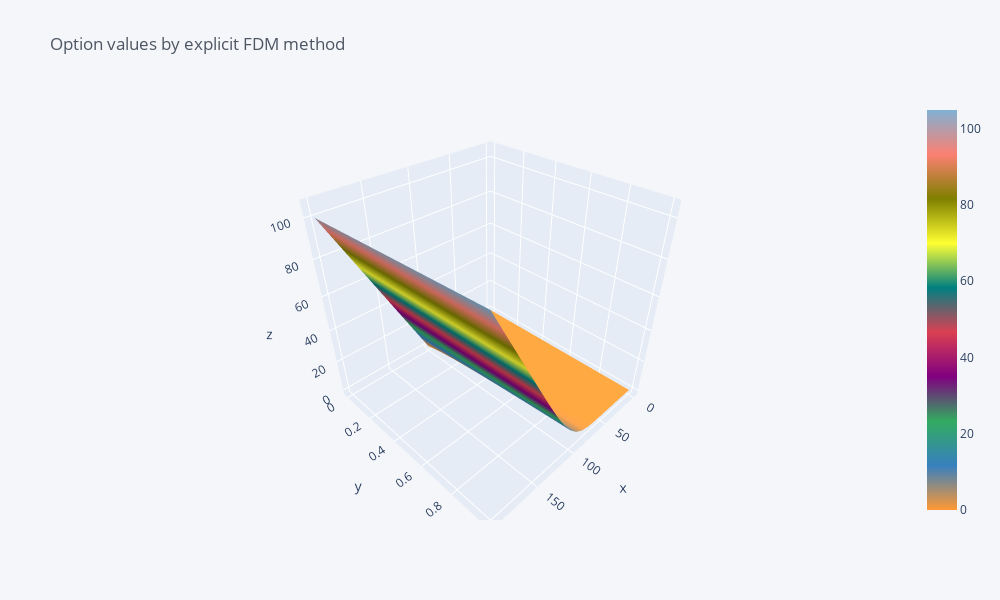

Source (notebook cell):
### Markdown cell above
### Visualizing the payoff

### Code cell
fig = fdm_grid.iplot(kind='surface', title = 'Option values by explicit FDM method', xTitle='Spot', yTitle='Maturity', zTitle='Option value', asFigure=True)
fig.show()

### Figure 1 — Plotly figure (JSON) as saved in the notebook; plotly's stock layout.template omitted (floating-point values rounded to 4 significant figures; data arrays with more than 128 entries replaced by an {"elided": "..."} marker saying what was removed)
{"data": [{"colorscale": [[0, "rgb(255, 153, 51)"], [0.1111, "rgb(55, 128, 191)"], [0.2222, "rgb(50, 171, 96)"], [0.3333, "rgb(128, 0, 128)"], [0.4444, "rgb(219, 64, 82)"], [0.5556, "rgb(0, 128, 128)"], [0.6667, "rgb(255, 255, 51)"], [0.7778, "rgb(128, 128, 0)"], [0.8889, "rgb(251, 128, 114)"], [1, "rgb(128, 177, 211)"]], "type": "surface", "x": [0, 10, 20, 30, 40, 50, 60, 70, 80, 90, 100, 110, 120, 130, 140, 150, 160, 170, 180, 190, 200], "y": [1, 0.944, 0.889, 0.833, 0.778, 0.722, 0.667, 0.611, 0.556, 0.5, 0.444, 0.389, 0.333, 0.278, 0.222, 0.167, 0.111, 0.056, 0], "z": {"elided": "19x21 float values"}}], "layout": {"height": 600, "legend": {"bgcolor": "#F5F6F9", "font": {"color": "#4D5663"}}, "paper_bgcolor": "#F5F6F9", "plot_bgcolor": "#F5F6F9", "title": {"font": {"color": "#4D5663"}, "text": "Option values by explicit FDM method"}, "width": 1000, "xaxis": {"gridcolor": "#E1E5ED", "showgrid": true, "tickfont": {"color": "#4D5663"}, "title": {"font": {"color": "#4D5663"}, "text": "Spot"}, "zerolinecolor": "#E1E5ED"}, "yaxis": {"gridcolor": "#E1E5ED", "showgrid": true, "tickfont": {"color": "#4D5663"}, "title": {"font": {"color": "#4D5663"}, "text": "Maturity"}, "zerolinecolor": "#E1E5ED"}}}
